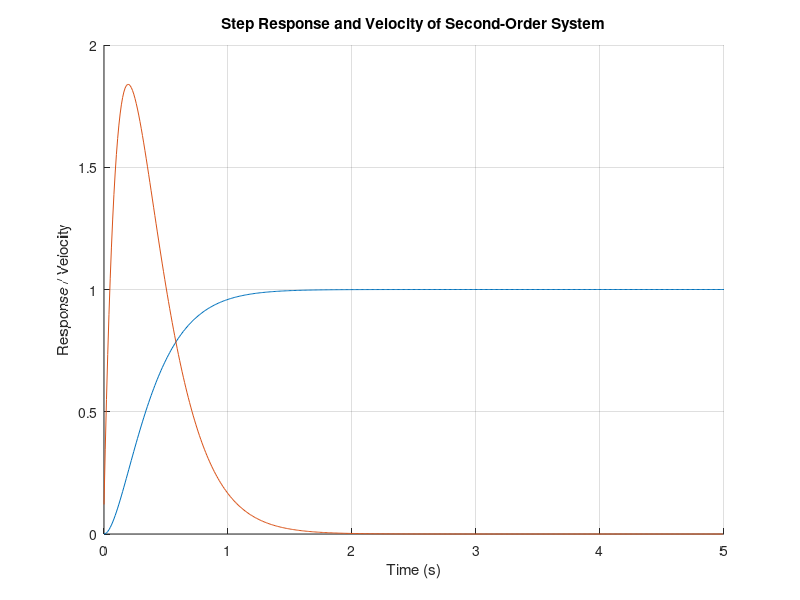

Here is the MATLAB script that generated this plot:
% Parameters
wn = 5; % Natural frequency (rad/s)
zeta = 1; % Damping ratio

% Time vector
t = 0:0.01:5;

% Transfer function
num = wn^2;
den = [1 2*zeta*wn wn^2];
sys = tf(num, den);

% Step response
[y, t_out] = step(sys, t);

% Numerical derivative (velocity)
velocity = diff(y) ./ diff(t');

% Find max velocity and corresponding time
[max_vel, idx_max] = max(velocity);
t_max_vel = t_out(idx_max);

fprintf('Max velocity: %.4f\n', max_vel);
fprintf('Time of max velocity: %.4f seconds\n', t_max_vel);


% Plot response and velocity
figure; grid on; hold on;
plot(t_out, y, 'DisplayName', sprintf('\\zeta = %.1f', zeta));
plot(t_out(1:end-1), velocity);
% plot(t_max_vel, max_vel, 'ro', 'DisplayName', 'Max Velocity');
% legend show;
xlabel('Time (s)');
ylabel('Response / Velocity');
title('Step Response and Velocity of Second-Order System');

% Display max velocity info
% fprintf('Maximum velocity: %.4f at time t = %.4f seconds\n', max_v_

% % Parameters
% wn = 3; % Natural frequency (rad/s)
% zeta = 1; % Different damping values
% 
% % Time vector
% t = 0:0.01:5;
% 
% % Plot step response 
% num = wn^2;
% den = [1 2*zeta*wn wn^2];
% sys = tf(num, den);
% [y, t_out] = step(sys, t);
% 
% figure;grid on;hold on
% plot(t_out, y, 'DisplayName', sprintf('\\zeta = %.1f', zeta));
% plot(t_out(1:end-1),diff(y),'DisplayName', 'Velocity')
% legend show;
% xlabel('Time (s)');
% ylabel('Response');
% title('Step Response of Second-Order System for Different Damping Ratios');
